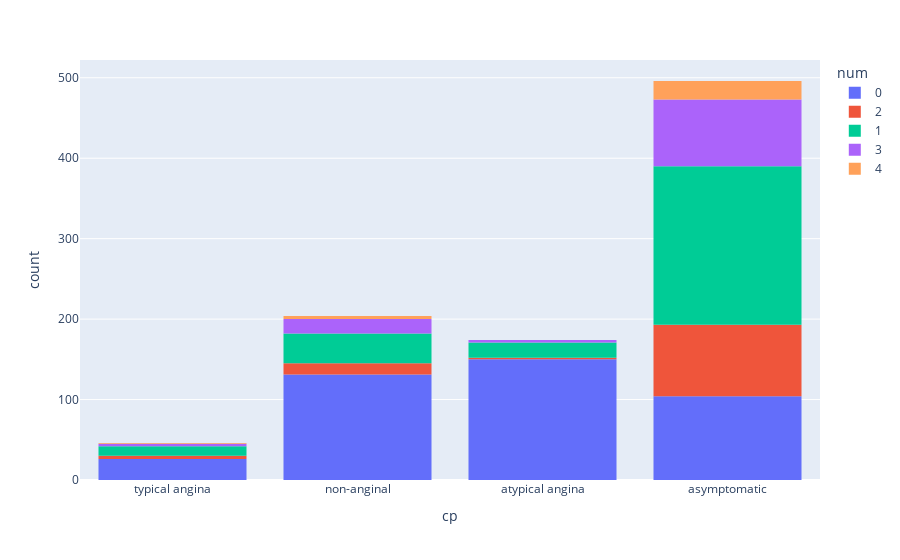

The notebook cell saved with this chart:
### Code cell
# draw the plot of cp column grouped by num column using plotly
fig = px.histogram(data_frame=df, x='cp', color='num')
fig.show()

### Figure 1 — Plotly figure (JSON) as saved in the notebook; plotly's stock layout.template omitted (floating-point values rounded to 4 significant figures; data arrays with more than 128 entries replaced by an {"elided": "..."} marker saying what was removed)
{"data": [{"alignmentgroup": "True", "bingroup": "x", "hovertemplate": "num=0<br>cp=%{x}<br>count=%{y}<extra></extra>", "legendgroup": "0", "marker": {"color": "#636efa", "pattern": {"shape": ""}}, "name": "0", "offsetgroup": "0", "orientation": "v", "showlegend": true, "type": "histogram", "x": {"elided": "411 str values"}, "xaxis": "x", "yaxis": "y"}, {"alignmentgroup": "True", "bingroup": "x", "hovertemplate": "num=2<br>cp=%{x}<br>count=%{y}<extra></extra>", "legendgroup": "2", "marker": {"color": "#EF553B", "pattern": {"shape": ""}}, "name": "2", "offsetgroup": "2", "orientation": "v", "showlegend": true, "type": "histogram", "x": ["asymptomatic", "asymptomatic", "non-anginal", "asymptomatic", "asymptomatic", "asymptomatic", "asymptomatic", "asymptomatic", "asymptomatic", "asymptomatic", "asymptomatic", "asymptomatic", "asymptomatic", "non-anginal", "asymptomatic", "asymptomatic", "asymptomatic", "atypical angina", "non-anginal", "asymptomatic", "asymptomatic", "asymptomatic", "asymptomatic", "typical angina", "asymptomatic", "asymptomatic", "asymptomatic", "asymptomatic", "non-anginal", "asymptomatic", "asymptomatic", "asymptomatic", "asymptomatic", "asymptomatic", "asymptomatic", "asymptomatic", "asymptomatic", "asymptomatic", "asymptomatic", "asymptomatic", "asymptomatic", "asymptomatic", "asymptomatic", "asymptomatic", "asymptomatic", "asymptomatic", "asymptomatic", "asymptomatic", "asymptomatic", "asymptomatic", "asymptomatic", "asymptomatic", "asymptomatic", "asymptomatic", "asymptomatic", "non-anginal", "non-anginal", "asymptomatic", "asymptomatic", "asymptomatic", "asymptomatic", "asymptomatic", "asymptomatic", "asymptomatic", "typical angina", "asymptomatic", "asymptomatic", "typical angina", "asymptomatic", "asymptomatic", "asymptomatic", "non-anginal", "asymptomatic", "asymptomatic", "non-anginal", "asymptomatic", "asymptomatic", "non-anginal", "asymptomatic", "asymptomatic", "asymptomatic", "asymptomatic", "atypical angina", "non-anginal", "asymptomatic", "typical angina", "asymptomatic", "asymptomatic", "asymptomatic", "asymptomatic", "asymptomatic", "asymptomatic", "asymptomatic", "non-anginal", "asymptomatic", "non-anginal", "non-anginal", "asymptomatic", "asymptomatic", "asymptomatic", "asymptomatic", "asymptomatic", "asymptomatic", "asymptomatic", "asymptomatic", "non-anginal", "asymptomatic", "asymptomatic", "asymptomatic"], "xaxis": "x", "yaxis": "y"}, {"alignmentgroup": "True", "bingroup": "x", "hovertemplate": "num=1<br>cp=%{x}<br>count=%{y}<extra></extra>", "legendgroup": "1", "marker": {"color": "#00cc96", "pattern": {"shape": ""}}, "name": "1", "offsetgroup": "1", "orientation": "v", "showlegend": true, "type": "histogram", "x": {"elided": "265 str values"}, "xaxis": "x", "yaxis": "y"}, {"alignmentgroup": "True", "bingroup": "x", "hovertemplate": "num=3<br>cp=%{x}<br>count=%{y}<extra></extra>", "legendgroup": "3", "marker": {"color": "#ab63fa", "pattern": {"shape": ""}}, "name": "3", "offsetgroup": "3", "orientation": "v", "showlegend": true, "type": "histogram", "x": ["asymptomatic", "non-anginal", "asymptomatic", "asymptomatic", "asymptomatic", "asymptomatic", "asymptomatic", "non-anginal", "asymptomatic", "asymptomatic", "non-anginal", "asymptomatic", "asymptomatic", "asymptomatic", "asymptomatic", "asymptomatic", "asymptomatic", "atypical angina", "asymptomatic", "non-anginal", "asymptomatic", "asymptomatic", "asymptomatic", "asymptomatic", "asymptomatic", "asymptomatic", "asymptomatic", "asymptomatic", "asymptomatic", "asymptomatic", "asymptomatic", "atypical angina", "asymptomatic", "asymptomatic", "asymptomatic", "asymptomatic", "asymptomatic", "non-anginal", "asymptomatic", "asymptomatic", "asymptomatic", "atypical angina", "asymptomatic", "asymptomatic", "asymptomatic", "asymptomatic", "asymptomatic", "asymptomatic", "asymptomatic", "asymptomatic", "non-anginal", "asymptomatic", "asymptomatic", "asymptomatic", "non-anginal", "asymptomatic", "asymptomatic", "asymptomatic", "asymptomatic", "asymptomatic", "asymptomatic", "asymptomatic", "asymptomatic", "asymptomatic", "asymptomatic", "asymptomatic", "non-anginal", "non-anginal", "non-anginal", "asymptomatic", "asymptomatic", "asymptomatic", "non-anginal", "asymptomatic", "non-anginal", "asymptomatic", "non-anginal", "typical angina", "asymptomatic", "non-anginal", "non-anginal", "asymptomatic", "asymptomatic", "asymptomatic", "asymptomatic", "asymptomatic", "asymptomatic", "asymptomatic", "non-anginal", "asymptomatic", "asymptomatic", "asymptomatic", "typical angina", "asymptomatic", "non-anginal", "typical angina", "asymptomatic", "asymptomatic", "asymptomatic", "asymptomatic", "asymptomatic", "asymptomatic", "asymptomatic", "asymptomatic", "asymptomatic", "non-anginal", "asymptomatic"], "xaxis": "x", "yaxis": "y"}, {"alignmentgroup": "True", "bingroup": "x", "hovertemplate": "num=4<br>cp=%{x}<br>count=%{y}<extra></extra>", "legendgroup": "4", "marker": {"color": "#FFA15A", "pattern": {"shape": ""}}, "name": "4", "offsetgroup": "4", "orientation": "v", "showlegend": true, "type": "histogram", "x": ["asymptomatic", "asymptomatic", "non-anginal", "asymptomatic", "asymptomatic", "asymptomatic", "asymptomatic", "asymptomatic", "asymptomatic", "asymptomatic", "typical angina", "asymptomatic", "asymptomatic", "asymptomatic", "asymptomatic", "asymptomatic", "asymptomatic", "asymptomatic", "asymptomatic", "asymptomatic", "non-anginal", "asymptomatic", "non-anginal", "non-anginal", "asymptomatic", "asymptomatic", "asymptomatic", "asymptomatic"], "xaxis": "x", "yaxis": "y"}], "layout": {"autosize": true, "barmode": "relative", "legend": {"title": {"text": "num"}, "tracegroupgap": 0}, "margin": {"t": 60}, "xaxis": {"anchor": "y", "autorange": true, "domain": [0, 1], "range": [-0.5, 3.5], "title": {"text": "cp"}, "type": "category"}, "yaxis": {"anchor": "x", "autorange": true, "domain": [0, 1], "range": [0, 522.1], "title": {"text": "count"}}}}
